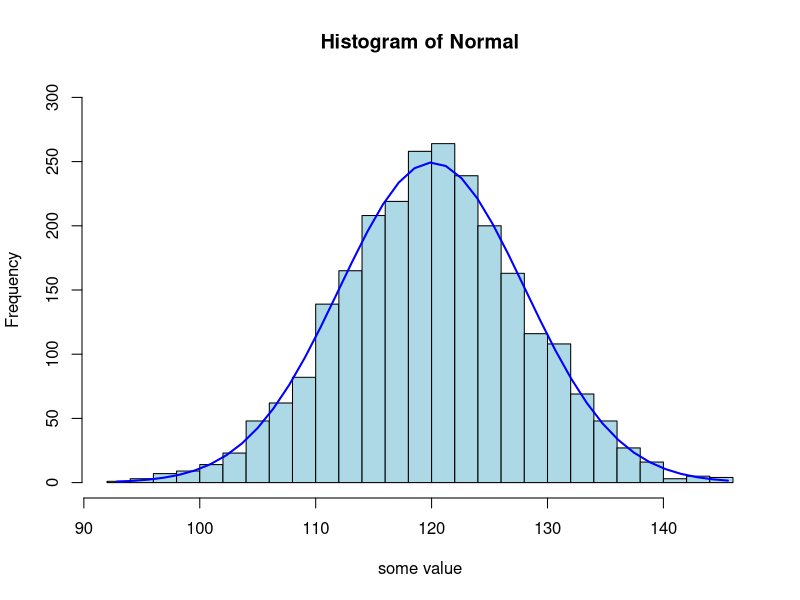
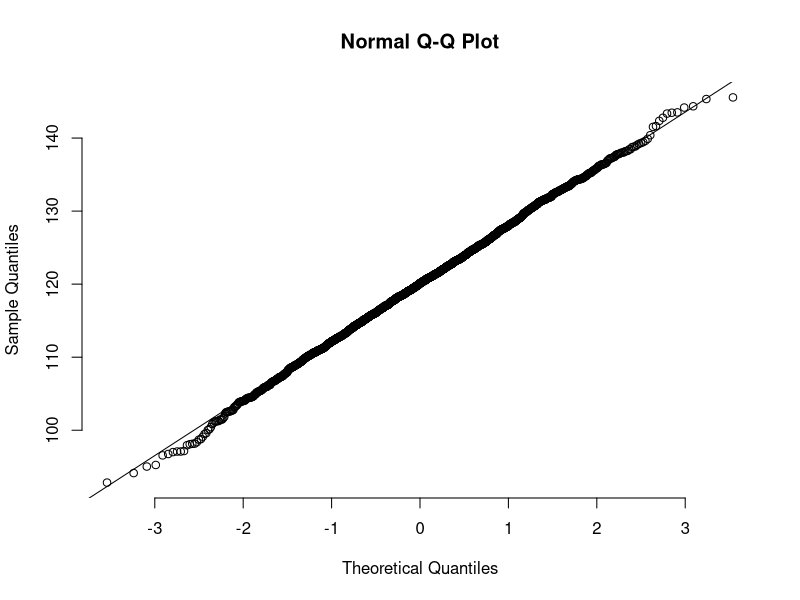
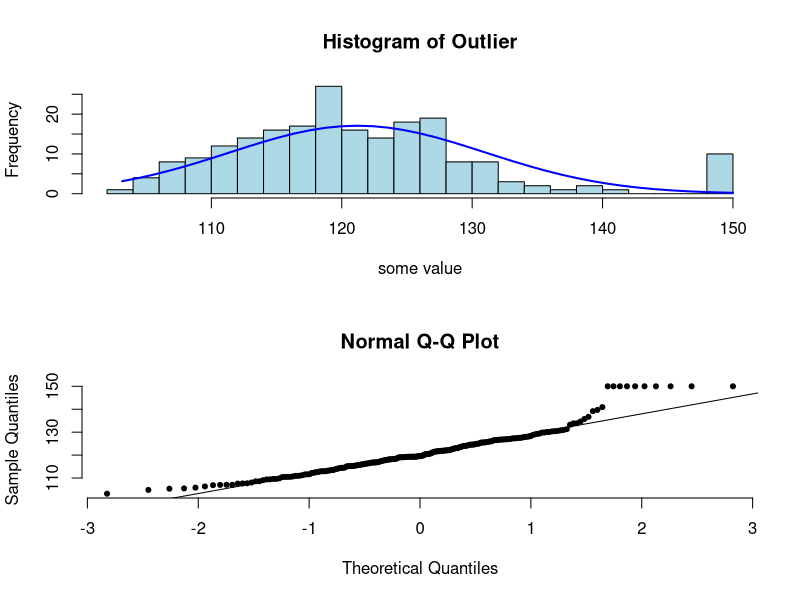
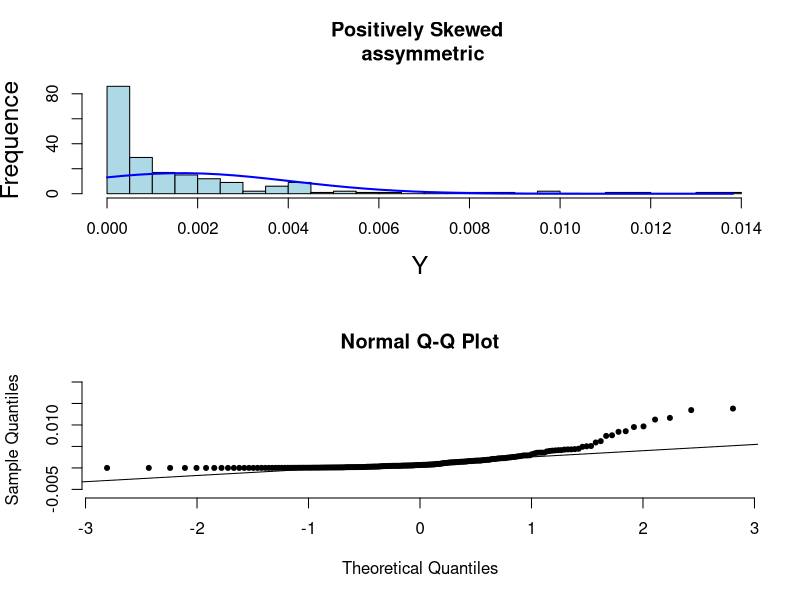
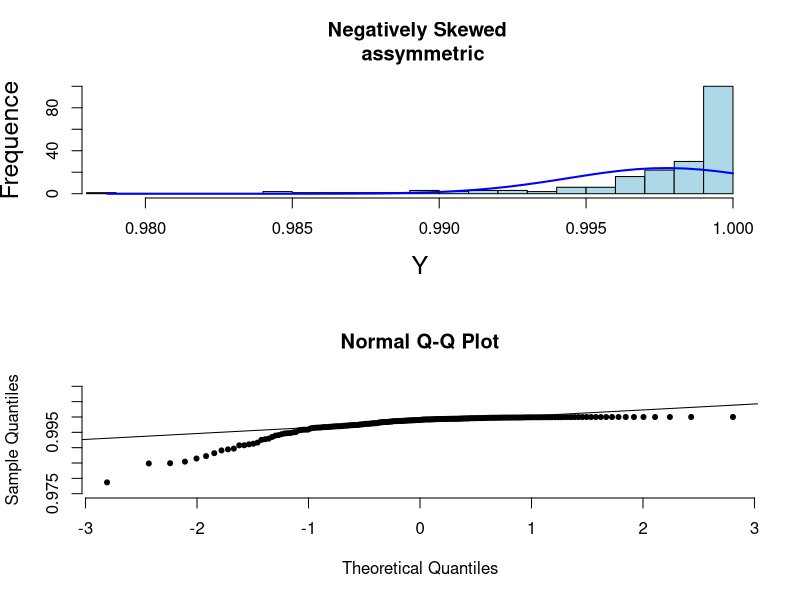
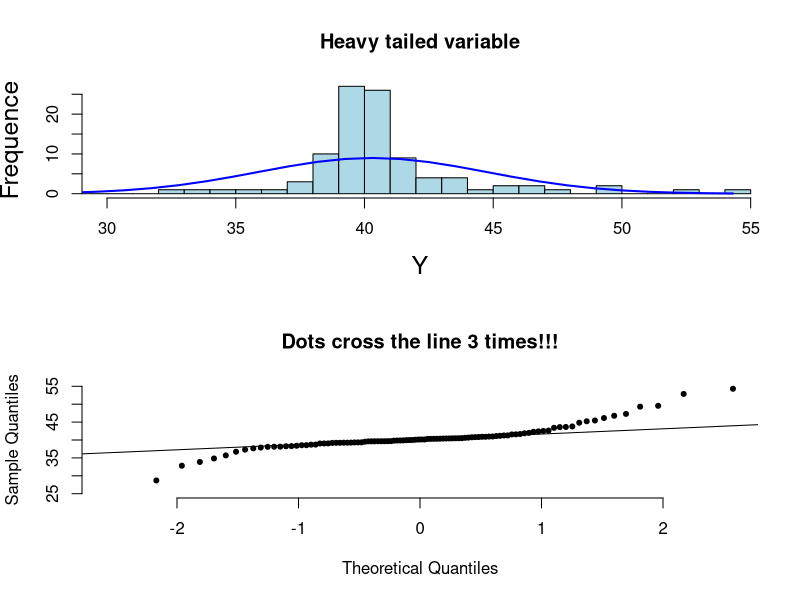

R code for these plots, in order:
## ---- chunk 1
set.seed(1234)
Normal <- rnorm(2500, mean = 120, sd = 8)
h <- hist(Normal,breaks = 20, col = "lightblue", xlab = "some value" ,
          ylim = c(0,300))
xfit<-seq(min(Normal),max(Normal),length=40)
yfit<-dnorm(xfit,mean=mean(Normal),sd=sd(Normal))
yfit <- yfit*diff(h$mids[1:2])*length(Normal)
lines(xfit, yfit, col="blue", lwd=2)
## ---- chunk 2
qqnorm(Normal,frame=F); qqline(Normal)
## ---- chunk 3
par(mfrow=c(2,1))
a <- rep(150,10)
Normal <- rnorm(200, mean = 120, sd = 8)
Outlier <- c(Normal,a)
h <- hist(Outlier,breaks = 20, col = "lightblue", xlab = "some value")
xfit<-seq(min(Outlier),max(Outlier),length=40)
yfit<-dnorm(xfit,mean=mean(Outlier),sd=sd(Outlier))
yfit <- yfit*diff(h$mids[1:2])*length(Outlier)
lines(xfit, yfit, col="blue", lwd=2)
qqnorm(Outlier,frame=F, pch=20); qqline(Outlier)
## ---- chunk 4
par(mfrow=c(2,1))
x <- rbeta(200,0.5,200)
h <- hist(x, breaks = 30,
 xlim=c(min(x),max(x)), probability=F,
   col='lightblue', ylab="Frequence", xlab="Y",
   main='Positively Skewed \n assymmetric',cex.lab=1.5)
xfit<-seq(min(x),max(x),length=40)
yfit<-dnorm(xfit,mean=mean(x),sd=sd(x))
yfit <- yfit*diff(h$mids[1:2])*length(x)
lines(xfit, yfit, col="blue", lwd=2)
qqnorm(x,frame=F, ylim=c(-0.006,0.019), pch=20); qqline(x)
## ---- chunk 5
par(mfrow=c(2,1))
x <- rbeta(200,200,0.5)
h <- hist(x, breaks = 30,
 xlim=c(min(x),max(x)), probability=F,
   col='lightblue', ylab="Frequence", xlab="Y",
   main='Negatively Skewed \n assymmetric',cex.lab=1.5)
xfit<-seq(min(x),max(x),length=40)
yfit<-dnorm(xfit,mean=mean(x),sd=sd(x))
yfit <- yfit*diff(h$mids[1:2])*length(x)
lines(xfit, yfit, col="blue", lwd=2)
qqnorm(x,frame=F, ylim=c(0.975,1.01), pch=20); qqline(x)
## ---- chunk 6
par(mfrow=c(2,1))
set.seed(123)
x <- rcauchy(100, location = 40)
h <- hist(x, breaks = 30,
 xlim=c(30,max(x)), probability=F,
   col='lightblue', ylab="Frequence", xlab="Y",
   main='Heavy tailed variable',cex.lab=1.5)
xfit<-seq(min(x),max(x),length=40)
yfit<-dnorm(xfit,mean=mean(x),sd=sd(x))
yfit <- yfit*diff(h$mids[1:2])*length(x)
lines(xfit, yfit, col="blue", lwd=2)
qqnorm(x,frame=F, pch=20, ylim = c(25,55), main="Dots cross the line 3 times!!!"); qqline(x)
## ---- chunk 7
Ladder.x <- function(x){
    data <- data.frame(x^3,x^2,x,sqrt(x),log(x),1/sqrt(x),1/x,1/(x^2),1/(x^3))
    names(data) <- c("cubic","square","identity","square root","log","1/(square root)",
                     "inverse","1/square","1/cubic")
   # options(scipen=5)
    test1 <- shapiro.test(data$cubic)
    test2 <- shapiro.test(data$square)
    test3 <- shapiro.test(data$identity)
    test4 <- shapiro.test(data$`square root`)
    test5 <- shapiro.test(data$log)
    test6 <- shapiro.test(data$`1/(square root)`)
    test7 <- shapiro.test(data$inverse)
    test8 <- shapiro.test(data$`1/square`)
    test9 <- shapiro.test(data$`1/cubic`)
    W.statistic <- c(test1$statistic,
                     test2$statistic,
                     test3$statistic,
                     test4$statistic,
                     test5$statistic,
                     test6$statistic,
                     test7$statistic,
                     test8$statistic,
                     test9$statistic)
    p.value <- c(test1$p.value,
                 test2$p.value,
                 test3$p.value,
                 test4$p.value,
                 test5$p.value,
                 test6$p.value,
                 test7$p.value,
                 test8$p.value,
                 test9$p.value)
    Hmisc::format.pval(p.value ,digits=5, eps = 0.00001, scientific = FALSE)
    Transformation <- c("cubic","square","identity","square root","log","1/(square root)",
                        "inverse","1/square","1/cubic")
    Formula <- c("x^3","x^2","x","sqrt(x)","log(x)","1/sqrt(x)","1/x","1/(x^2)","1/(x^3)")
    (results <- data.frame(Transformation, Formula, W.statistic, p.value))
  }
## ---- chunk 8
Normal <- rnorm(2500, mean = 120, sd = 8)
Ladder.x(Normal)
